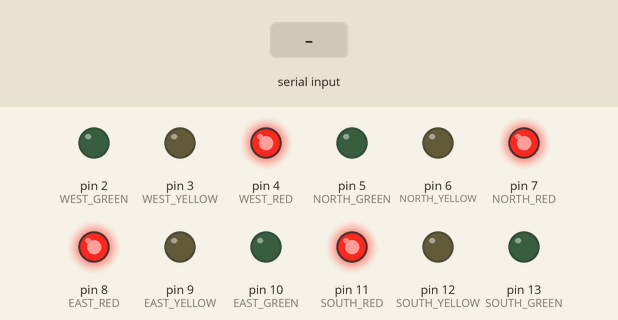
The sketch below on a simulated Arduino Uno, built with avr-gcc and run on an emulated ATmega328P. Parts: output pins drawn as LEDs (lit = HIGH). The test bench sets the inputs (shaded band).

Above: at 1.2 s.
1.3 s: ",\n" received over Serial
At 3.1 s:
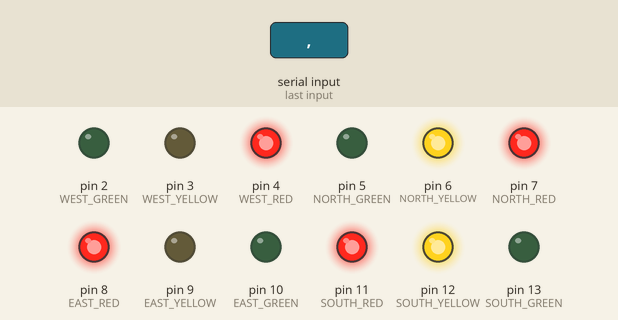
At 5.4 s:
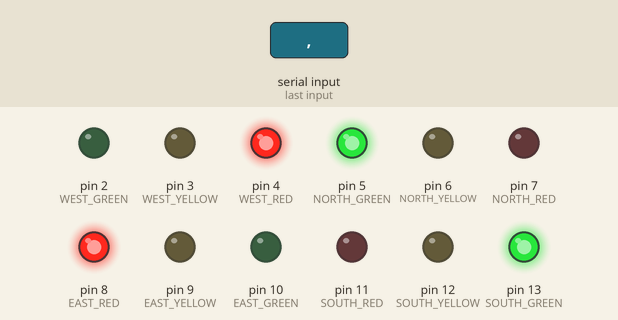
Timing chart, 0 to 6.9 s (numbered marks = the images above; inputs shaded):
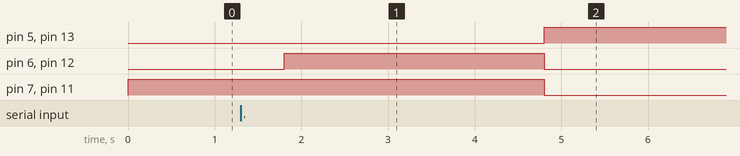

The sketch:

finalproject2.ino
```cpp
// MASTER Unit
// Controls 4-direction intersection using distance data from a Slave Arduino
// Selects green light direction based on closest vehicle distance

//Defining pins
#define NORTH_RED     7
#define NORTH_YELLOW  6
#define NORTH_GREEN   5

#define SOUTH_RED     11
#define SOUTH_YELLOW  12
#define SOUTH_GREEN   13

#define EAST_RED      8
#define EAST_YELLOW   9
#define EAST_GREEN    10

#define WEST_RED      4
#define WEST_YELLOW   3
#define WEST_GREEN    2

//Traffic lights delays
#define GREEN_TIME    5000
#define YELLOW_TIME   3000
#define ALL_RED_TIME  500

// These indexes map to the values[] array from Serial input
#define WEST   0
#define NORTH  1
#define SOUTH  2
#define EAST   3

// Currently active traffic direction (initially -1)
int currentDirection = -1;

// Define groupings for opposite directions
enum DirectionGroup { GROUP_NS, GROUP_EW };
DirectionGroup getGroup(int dir);

void setup() {

  Serial.begin(9600); //initializes UART baud rate

  const int trafficPins[] = {
    NORTH_RED, NORTH_YELLOW, NORTH_GREEN,
    SOUTH_RED, SOUTH_YELLOW, SOUTH_GREEN,
    EAST_RED, EAST_YELLOW, EAST_GREEN,
    WEST_RED, WEST_YELLOW, WEST_GREEN
  };
  // Set all the traffic light pins as OUTPUT
  for (int i = 0; i < sizeof(trafficPins) / sizeof(trafficPins[0]); i++) {
    pinMode(trafficPins[i], OUTPUT);
  }

  transitionToAllRed();
}

void loop() {
  Serial.setTimeout(1500); //Set read timeout
  // Read incoming distance string (example: "120,100,150,200")
  String line = Serial.readStringUntil('\n');
  int values[4], index = 0;
  String temp = "";

  if (line.length() == 0) return;

  // Parsing the string of distances into the values[] array
  for (int i = 0; i < line.length(); i++) {
    if (line[i] == ',') {
      values[index++] = temp.toInt();
      temp = "";
    } else {
      temp += line[i];
    }
  }
  values[index] = temp.toInt();

  // Find min in each group
  int nsMin = min(values[NORTH], values[SOUTH]);
  int ewMin = min(values[WEST], values[EAST]);
  int minIdx;

  // Decide which group to prioritize
  if (nsMin < ewMin) {
    minIdx = (values[NORTH] < values[SOUTH]) ? NORTH : SOUTH;
  } else if (ewMin < nsMin) {
    minIdx = (values[WEST] < values[EAST]) ? WEST : EAST;
  } else {
    // Both groups equal
    if (currentDirection == NORTH || currentDirection == SOUTH) {
      // Last was NS so pick from EW
      minIdx = (values[WEST] <= values[EAST]) ? WEST : EAST;
    } else {
      // Last was EW so pick from NS
      minIdx = (values[NORTH] <= values[SOUTH]) ? NORTH : SOUTH;
    }
  }

  // First iteration, transition into first green direction
    if (currentDirection == -1) {
    transitionToAllRed();
    delay(ALL_RED_TIME);
    transitionToYellow(minIdx);
    delay(YELLOW_TIME);
    transitionToGreen(minIdx);
    currentDirection = minIdx;
    delay(GREEN_TIME);
    return;
  }

  // If direction group has changed, full light transition
  if (getGroup(minIdx) != getGroup(currentDirection)) {
    transitionToYellow(currentDirection);
    delay(YELLOW_TIME);
    transitionToAllRed();
    delay(ALL_RED_TIME);
    transitionToYellow(minIdx);
    delay(YELLOW_TIME);
    transitionToGreen(minIdx);
    currentDirection = minIdx;
  }

  delay(GREEN_TIME); //Green delay time
}

// Activates green light for a direction pair
void transitionToGreen(int dir) {
  if (dir == NORTH || dir == SOUTH) { //north-south
    digitalWrite(NORTH_RED, LOW);
    digitalWrite(SOUTH_RED, LOW);
    digitalWrite(NORTH_YELLOW, LOW);
    digitalWrite(SOUTH_YELLOW, LOW);
    digitalWrite(NORTH_GREEN, HIGH);
    digitalWrite(SOUTH_GREEN, HIGH);
  } else if (dir == WEST || dir == EAST) { //east-west
    digitalWrite(EAST_RED, LOW);
    digitalWrite(WEST_RED, LOW);
    digitalWrite(EAST_YELLOW, LOW);
    digitalWrite(WEST_YELLOW, LOW);
    digitalWrite(EAST_GREEN, HIGH);
    digitalWrite(WEST_GREEN, HIGH);
  }
}
// Activates yellow light for a direction pair
void transitionToYellow(int dir) {
  if (dir == NORTH || dir == SOUTH) {
    digitalWrite(NORTH_GREEN, LOW);
    digitalWrite(SOUTH_GREEN, LOW);
    digitalWrite(NORTH_YELLOW, HIGH);
    digitalWrite(SOUTH_YELLOW, HIGH);
  } else if (dir == WEST || dir == EAST) {
    digitalWrite(EAST_GREEN, LOW);
    digitalWrite(WEST_GREEN, LOW);
    digitalWrite(EAST_YELLOW, HIGH);
    digitalWrite(WEST_YELLOW, HIGH);
  }
}
// Turns all directions red
void transitionToAllRed() {
  //turning off green&yellow leds
  digitalWrite(NORTH_GREEN, LOW);
  digitalWrite(NORTH_YELLOW, LOW);
  digitalWrite(SOUTH_GREEN, LOW);
  digitalWrite(SOUTH_YELLOW, LOW);
  digitalWrite(EAST_GREEN, LOW);
  digitalWrite(EAST_YELLOW, LOW);
  digitalWrite(WEST_GREEN, LOW);
  digitalWrite(WEST_YELLOW, LOW);

  //turning on red leds
  digitalWrite(NORTH_RED, HIGH);
  digitalWrite(SOUTH_RED, HIGH);
  digitalWrite(EAST_RED, HIGH);
  digitalWrite(WEST_RED, HIGH);
}
// Returns which group (NS or EW) a direction belongs to
DirectionGroup getGroup(int dir) {
  return (dir == NORTH || dir == SOUTH) ? GROUP_NS : GROUP_EW;
}
```

Measured:
- after the input at 1.3 s, pin 5 (NORTH_GREEN), pin 13 (SOUTH_GREEN): LOW → HIGH after 3.5 s; pin 6 (NORTH_YELLOW), pin 12 (SOUTH_YELLOW): LOW → HIGH after 0.50 s, → LOW 3.0 s later; pin 7 (NORTH_RED), pin 11 (SOUTH_RED): HIGH → LOW after 3.5 s
